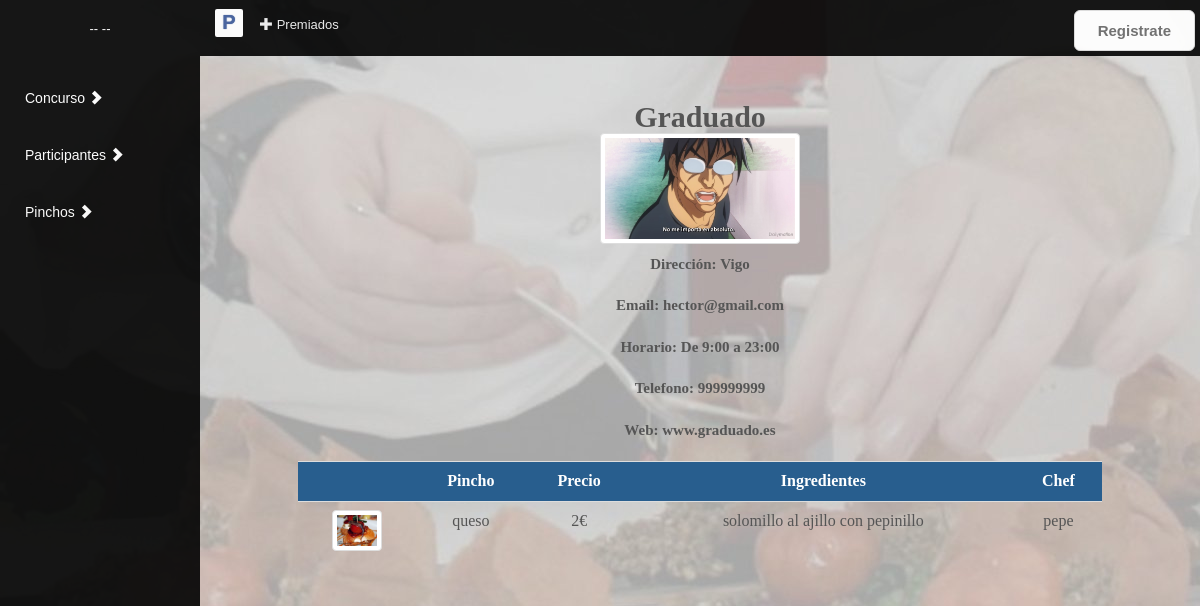
/index.php?controller=participante&action=consultaParticipante&id=hector@gmail.com, run on the app's committed database.
### tables this page shows
CREATE TABLE IF NOT EXISTS `participante` (
  `direccionP` VARCHAR(45) NOT NULL,
  `telefonoP` INT NOT NULL,
  `nombreLocalP` VARCHAR(45) NOT NULL,
  `horarioP` VARCHAR(45) NOT NULL,
  `paginaWebP` VARCHAR(45) NOT NULL,
  `fotoP` VARCHAR(45) NOT NULL,
  `usuarioEmail` VARCHAR(45) NOT NULL,
  PRIMARY KEY (`usuarioEmail`),
  FOREIGN KEY (`usuarioEmail`) REFERENCES `usuario` (`emailU`)
  );

CREATE TABLE IF NOT EXISTS `pincho` (
  `idPi` INT NOT NULL,
  `nombrePi` VARCHAR(45) NOT NULL,
  `precioPi` INT NOT NULL,
  `ingredientesPi` VARCHAR(255) NOT NULL,
  `cocineroPi` VARCHAR(45) NOT NULL,
  `numvotosPopPi` INT NOT NULL,
  `numvotosProfPi` DOUBLE NOT NULL,
  `fotoPi` VARCHAR(45) NOT NULL,
  `estadoPi` TINYINT(1) NOT NULL comment '1=activo, 0=inactivo',
  `participanteEmail` VARCHAR(45) NOT NULL,
  `numvotePi` VARCHAR(45) NOT NULL,
  PRIMARY KEY (`idPi`),
  FOREIGN KEY (`participanteEmail`) REFERENCES `participante` (`usuarioEmail`)
  );

### src/core/ViewManager.php (called while the page is built, shortened)
<?php
class ViewManager {
  private $variables = array();
  public function setVariable($varname, $value, $flash=false) {
    $this->variables[$varname] = $value;
  }
  public function getVariable($varname, $default=NULL) {
    if (!isset($this->variables[$varname])) {
      return $default;
    }
    return $this->variables[$varname];
  }
  public function render($controller, $viewname) {
    include(__DIR__."/../view/$controller/$viewname.php");
  }
  private static $viewmanager_singleton = NULL;
  public static function getInstance() {
    if (self::$viewmanager_singleton == null) {
      self::$viewmanager_singleton = new ViewManager();
    }
    return self::$viewmanager_singleton;
  }
}

### src/controller/ParticipanteController.php (called while the page is built, shortened)
<?php
require_once(__DIR__."/../model/Participantes.php");
require_once(__DIR__."/../core/ViewManager.php");
class ParticipanteController extends DBController {
  private $participante;
  public function __construct() {
    $this->participante = new Participantes();
  }
  public function consultaParticipante(){
    if (isset($_GET["id"])){
      $userEmail = $_GET["id"];
    }
    $participanteData = $this->participante->consultaParticipante($userEmail);
    $participanteDataPinchos = $this->participante->pinchosAsoc($userEmail);
    if ($participanteDataPinchos != NULL) {
      $this->view->setVariable("participantePinchos", $participanteDataPinchos);
    }
    $this->view->setVariable("participante", $participanteData);
    $this->view->render("vistas", "consultaPart");
  }
}

### src/index.php (called while the page is built, shortened)
<?php
function run() {
  try {
    $controller = loadController($_GET["controller"]);
    $actionName = $_GET["action"];
    $controller->$actionName();
  } catch(Exception $ex) {
    die("An exception occured!!!!!".$ex->getMessage());
  }
}
function loadController($controllerName) {
  return new $controllerClassName();
}
run();
?>

### src/model/Participantes.php (called while the page is built, shortened)
<?php
class Participantes {
  public function consultaParticipante($email){
    $db = PDOConnection::getInstance();
    $stmt = $db->prepare("SELECT `participante`.*, `usuario`.* FROM usuario, participante  WHERE ((`usuario`.`emailU` = `participante`.`usuarioEmail`) AND (`participante`.`usuarioEmail` = ?))");
    $stmt->execute(array($email));
    $user_data = $stmt->fetchAll(PDO::FETCH_ASSOC);
    return $user_data;
  }
  public function pinchosAsoc($email){
    $db = PDOConnection::getInstance();
    $stmt = $db->prepare("SELECT * FROM pincho where participanteEmail=?");
    $stmt->execute(array($email));
    $pincho_data = $stmt->fetchAll(PDO::FETCH_ASSOC);
    return $pincho_data;
  }
}

### src/view/vistas/consultaPart.php (the view, shortened to what this page needs)
<?php
include(__DIR__."/../layouts/inicio.php");
require_once(__DIR__."/../../core/ViewManager.php");
$view = ViewManager::getInstance();
$participante = $view->getVariable("participante");
$pinchos = $view->getVariable("participantePinchos");
?>
<div class="margensup" >
  <h2 class="alineado">
    <?php echo $participante[0]["nombreLocalP"]; ?>
    <div><img src="./resources/img/participantes/<?php echo md5($participante[0]["nombreLocalP"]); ?>.jpg" alt="./resources/img/participantes/<?php echo md5($participante[0]["nombreLocalP"]); ?>.jpg" class="img-thumbnail" height="200" width="200"></div>
  </h2>
  <div class="column col-lg-10 col-md-10 col-sm-12 col-xs-12 col-md-offset-1">
    <div class="form-group alineado ">
      <label class="control-label">Dirección: </label>
      <label class=" control-label"><?php echo $participante[0]["direccionP"]; ?></label>
    </div>
    <div class="form-group alineado ">
      <label class="control-label">Email: </label>
      <label class=" control-label"> <?php echo $participante[0]["usuarioEmail"]; ?> </label>
    </div>
    <div class="form-group alineado ">
      <label class="control-label">Horario: </label>
      <label class=" control-label"><?php echo $participante[0]["horarioP"]; ?></label>
    </div>
    <div class="form-group alineado ">
      <label class="control-label">Telefono: </label>
      <label class=" control-label"><?php echo $participante[0]["telefonoP"]; ?></label>
    </div>
    <div class="form-group alineado ">
      <label class="control-label">Web: </label>
      <label class=" control-label"><?php echo $participante[0]["paginaWebP"]; ?></label>
    </div>
    <table class="table alineado ">
      <tr class="activa">
        <td></td>
        <td>Pincho</td>
        <td>Precio</td>
        <td>Ingredientes</td>
        <td>Chef</td>
      </tr>
      <?php
      if($pinchos!=null){
        foreach ($pinchos as $pincho): ?>
        <tr class="tablehover" onclick="window.location='index.php?controller=pincho&action=consultaPincho&idPi=<?=$pincho["idPi"];?>'">
          <td><img src="<?php echo $pincho["fotoPi"]; ?>" alt="./resources/img/participantes/<?php echo $pincho["fotoPi"]; ?>.jpg" class="img-thumbnail" height="50" width="50"></td>
          <td><?php echo $pincho["nombrePi"]; ?></td>
          <td><?php echo $pincho["precioPi"]; ?>€</td>
          <td><?php echo $pincho["ingredientesPi"]; ?></td>
          <td><?php echo $pincho["cocineroPi"]; ?></td>
        </tr>
      <?php endforeach; }?>
    </table>
    </div>
  </div>
  <?php
  include(__DIR__."../../layouts/pie.php");
  ?>

### src/resources/css/styles.css (style rules this page uses)
.fondo { background-color: #d6d6d6; background-image:url('../img/portada/portadaIn.jpg'); }
html, body { font-family: cursive; font-size:15px; color:#555555; }
.wrapper:before, .wrapper:after, .column:before, .column:after { content: ""; display: table; }
.wrapper:after, .column:after { clear: both; }
.activa { background-color:#285e8e; color:#ffffff; text-align:center; font-weight: bold; }
.column { overflow: auto; *zoom:1; }
.margensup { margin-top:100px; }
.alineado { text-align:center; }
h1,h2,h3 { font-weight:800; }

### data on the page
participante: nombreLocalP "Graduado", direccionP "Vigo", usuarioEmail "hector@gmail.com", horarioP "De 9:00 a 23:00", telefonoP "999999999", paginaWebP "www.graduado.es"
pincho: fotoPi (picture), nombrePi "queso", precioPi "2", ingredientesPi "solomillo al ajillo con pepinillo", cocineroPi "pepe"
